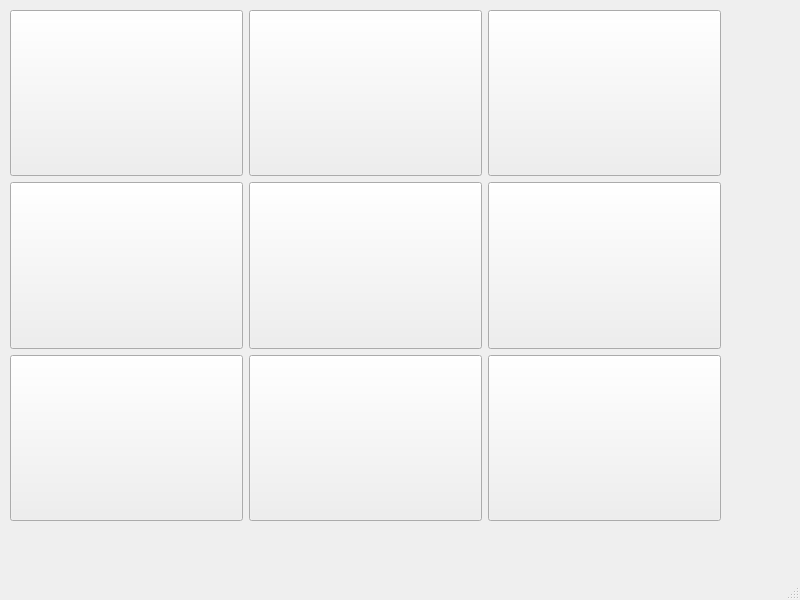
<?xml version="1.0" encoding="UTF-8"?>
<ui version="4.0">
 <class>gameScreen</class>
 <widget class="QMainWindow" name="gameScreen">
  <property name="geometry">
   <rect>
    <x>0</x>
    <y>0</y>
    <width>800</width>
    <height>600</height>
   </rect>
  </property>
  <property name="windowTitle">
   <string>MainWindow</string>
  </property>
  <widget class="QWidget" name="centralwidget">
   <widget class="QWidget" name="gridLayoutWidget">
    <property name="geometry">
     <rect>
      <x>0</x>
      <y>0</y>
      <width>731</width>
      <height>531</height>
     </rect>
    </property>
    <layout class="QGridLayout" name="gridLayout" rowstretch="0,0,0">
     <property name="sizeConstraint">
      <enum>QLayout::SetMaximumSize</enum>
     </property>
     <property name="leftMargin">
      <number>10</number>
     </property>
     <property name="topMargin">
      <number>10</number>
     </property>
     <property name="rightMargin">
      <number>10</number>
     </property>
     <property name="bottomMargin">
      <number>10</number>
     </property>
     <item row="1" column="0">
      <widget class="QPushButton" name="btn4">
       <property name="sizePolicy">
        <sizepolicy hsizetype="MinimumExpanding" vsizetype="MinimumExpanding">
         <horstretch>0</horstretch>
         <verstretch>0</verstretch>
        </sizepolicy>
       </property>
       <property name="text">
        <string/>
       </property>
      </widget>
     </item>
     <item row="0" column="1">
      <widget class="QPushButton" name="btn2">
       <property name="sizePolicy">
        <sizepolicy hsizetype="MinimumExpanding" vsizetype="MinimumExpanding">
         <horstretch>0</horstretch>
         <verstretch>0</verstretch>
        </sizepolicy>
       </property>
       <property name="text">
        <string/>
       </property>
      </widget>
     </item>
     <item row="2" column="0">
      <widget class="QPushButton" name="btn7">
       <property name="sizePolicy">
        <sizepolicy hsizetype="MinimumExpanding" vsizetype="MinimumExpanding">
         <horstretch>0</horstretch>
         <verstretch>0</verstretch>
        </sizepolicy>
       </property>
       <property name="text">
        <string/>
       </property>
      </widget>
     </item>
     <item row="0" column="0">
      <widget class="QPushButton" name="btn1">
       <property name="sizePolicy">
        <sizepolicy hsizetype="MinimumExpanding" vsizetype="MinimumExpanding">
         <horstretch>0</horstretch>
         <verstretch>0</verstretch>
        </sizepolicy>
       </property>
       <property name="text">
        <string/>
       </property>
      </widget>
     </item>
     <item row="0" column="2">
      <widget class="QPushButton" name="btn3">
       <property name="sizePolicy">
        <sizepolicy hsizetype="MinimumExpanding" vsizetype="MinimumExpanding">
         <horstretch>0</horstretch>
         <verstretch>0</verstretch>
        </sizepolicy>
       </property>
       <property name="text">
        <string/>
       </property>
      </widget>
     </item>
     <item row="1" column="1">
      <widget class="QPushButton" name="btn5">
       <property name="sizePolicy">
        <sizepolicy hsizetype="MinimumExpanding" vsizetype="MinimumExpanding">
         <horstretch>0</horstretch>
         <verstretch>0</verstretch>
        </sizepolicy>
       </property>
       <property name="text">
        <string/>
       </property>
      </widget>
     </item>
     <item row="2" column="1">
      <widget class="QPushButton" name="btn8">
       <property name="sizePolicy">
        <sizepolicy hsizetype="MinimumExpanding" vsizetype="MinimumExpanding">
         <horstretch>0</horstretch>
         <verstretch>0</verstretch>
        </sizepolicy>
       </property>
       <property name="text">
        <string/>
       </property>
      </widget>
     </item>
     <item row="1" column="2">
      <widget class="QPushButton" name="btn6">
       <property name="sizePolicy">
        <sizepolicy hsizetype="MinimumExpanding" vsizetype="MinimumExpanding">
         <horstretch>0</horstretch>
         <verstretch>0</verstretch>
        </sizepolicy>
       </property>
       <property name="text">
        <string/>
       </property>
      </widget>
     </item>
     <item row="2" column="2">
      <widget class="QPushButton" name="btn9">
       <property name="sizePolicy">
        <sizepolicy hsizetype="MinimumExpanding" vsizetype="MinimumExpanding">
         <horstretch>0</horstretch>
         <verstretch>0</verstretch>
        </sizepolicy>
       </property>
       <property name="text">
        <string/>
       </property>
      </widget>
     </item>
    </layout>
   </widget>
  </widget>
  <widget class="QMenuBar" name="menubar">
   <property name="geometry">
    <rect>
     <x>0</x>
     <y>0</y>
     <width>800</width>
     <height>27</height>
    </rect>
   </property>
  </widget>
  <widget class="QStatusBar" name="statusbar"/>
 </widget>
 <resources/>
 <connections/>
</ui>
